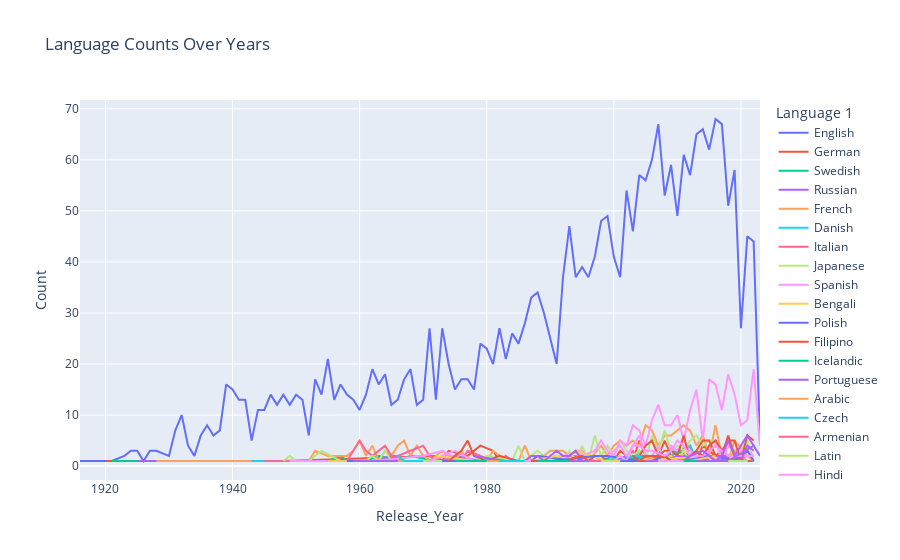

The notebook cell saved with this chart:
### Code cell
import plotly.express as px

language_counts = total_df.groupby(['Release_Year', 'Language 1']).size().reset_index(name='Count')
fig = px.line(language_counts, x='Release_Year', y='Count', color='Language 1', title='Language Counts Over Years')
fig.show()

### Figure 1 — Plotly figure (JSON) as saved in the notebook; plotly's stock layout.template omitted (floating-point values rounded to 4 significant figures)
{"data": [{"hovertemplate": "Language 1=English<br>Release_Year=%{x}<br>Count=%{y}<extra></extra>", "legendgroup": "English", "line": {"color": "#636efa", "dash": "solid"}, "marker": {"symbol": "circle"}, "mode": "lines", "name": "English", "orientation": "v", "showlegend": true, "type": "scatter", "x": [1916, 1919, 1921, 1923, 1924, 1925, 1926, 1927, 1928, 1930, 1931, 1932, 1933, 1934, 1935, 1936, 1937, 1938, 1939, 1940, 1941, 1942, 1943, 1944, 1945, 1946, 1947, 1948, 1949, 1950, 1951, 1952, 1953, 1954, 1955, 1956, 1957, 1958, 1959, 1960, 1961, 1962, 1963, 1964, 1965, 1966, 1967, 1968, 1969, 1970, 1971, 1972, 1973, 1974, 1975, 1976, 1977, 1978, 1979, 1980, 1981, 1982, 1983, 1984, 1985, 1986, 1987, 1988, 1989, 1990, 1991, 1992, 1993, 1994, 1995, 1996, 1997, 1998, 1999, 2000, 2001, 2002, 2003, 2004, 2005, 2006, 2007, 2008, 2009, 2010, 2011, 2012, 2013, 2014, 2015, 2016, 2017, 2018, 2019, 2020, 2021, 2022, 2023], "xaxis": "x", "y": [1, 1, 1, 2, 3, 3, 1, 3, 3, 2, 7, 10, 4, 2, 6, 8, 6, 7, 16, 15, 13, 13, 5, 11, 11, 14, 12, 14, 12, 14, 13, 6, 17, 14, 21, 13, 16, 14, 13, 11, 14, 19, 16, 18, 12, 13, 17, 19, 12, 13, 27, 13, 27, 20, 15, 17, 17, 15, 24, 23, 20, 27, 21, 26, 24, 28, 33, 34, 30, 25, 20, 37, 47, 37, 39, 37, 41, 48, 49, 41, 37, 54, 46, 57, 56, 60, 67, 53, 59, 49, 61, 57, 65, 66, 62, 68, 67, 51, 58, 27, 45, 44, 5], "yaxis": "y"}, {"hovertemplate": "Language 1=German<br>Release_Year=%{x}<br>Count=%{y}<extra></extra>", "legendgroup": "German", "line": {"color": "#EF553B", "dash": "solid"}, "marker": {"symbol": "circle"}, "mode": "lines", "name": "German", "orientation": "v", "showlegend": true, "type": "scatter", "x": [1920, 1922, 1924, 1926, 1927, 1929, 1930, 1931, 1932, 1933, 1948, 1972, 1973, 1974, 1977, 1979, 1981, 1982, 1983, 1987, 1989, 1990, 1992, 1993, 1997, 1998, 1999, 2000, 2001, 2003, 2004, 2005, 2006, 2007, 2008, 2009, 2012, 2013, 2014, 2015, 2016, 2017, 2018, 2019, 2021, 2022], "xaxis": "x", "y": [1, 1, 1, 1, 1, 1, 1, 1, 1, 1, 1, 2, 1, 3, 2, 4, 3, 1, 1, 1, 1, 1, 1, 1, 2, 1, 1, 1, 3, 1, 5, 2, 1, 2, 5, 2, 4, 1, 4, 3, 2, 3, 2, 2, 1, 1], "yaxis": "y"}, {"hovertemplate": "Language 1=Swedish<br>Release_Year=%{x}<br>Count=%{y}<extra></extra>", "legendgroup": "Swedish", "line": {"color": "#00cc96", "dash": "solid"}, "marker": {"symbol": "circle"}, "mode": "lines", "name": "Swedish", "orientation": "v", "showlegend": true, "type": "scatter", "x": [1921, 1953, 1955, 1957, 1958, 1960, 1961, 1963, 1966, 1968, 1972, 1978, 1982, 1984, 1985, 1986, 1998, 2000, 2003, 2004, 2007, 2008, 2009, 2013, 2014, 2015, 2017, 2018], "xaxis": "x", "y": [1, 1, 1, 2, 1, 1, 1, 2, 1, 2, 1, 1, 1, 1, 1, 1, 1, 2, 1, 1, 1, 1, 3, 2, 1, 1, 1, 1], "yaxis": "y"}, {"hovertemplate": "Language 1=Russian<br>Release_Year=%{x}<br>Count=%{y}<extra></extra>", "legendgroup": "Russian", "line": {"color": "#ab63fa", "dash": "solid"}, "marker": {"symbol": "circle"}, "mode": "lines", "name": "Russian", "orientation": "v", "showlegend": true, "type": "scatter", "x": [1925, 1938, 1944, 1957, 1959, 1962, 1965, 1966, 1967, 1969, 1971, 1972, 1973, 1975, 1979, 1980, 1994, 1997, 1998, 2000, 2002, 2003, 2005, 2006, 2007, 2010, 2011, 2014, 2015, 2016, 2017, 2019, 2021], "xaxis": "x", "y": [1, 1, 1, 1, 1, 1, 2, 1, 1, 1, 1, 1, 1, 2, 1, 1, 1, 1, 1, 1, 2, 1, 1, 1, 2, 1, 1, 2, 1, 1, 2, 1, 1], "yaxis": "y"}, {"hovertemplate": "Language 1=French<br>Release_Year=%{x}<br>Count=%{y}<extra></extra>", "legendgroup": "French", "line": {"color": "#FFA15A", "dash": "solid"}, "marker": {"symbol": "circle"}, "mode": "lines", "name": "French", "orientation": "v", "showlegend": true, "type": "scatter", "x": [1928, 1930, 1934, 1937, 1939, 1943, 1945, 1946, 1950, 1951, 1952, 1953, 1955, 1956, 1958, 1959, 1960, 1961, 1962, 1963, 1964, 1965, 1966, 1967, 1968, 1969, 1970, 1971, 1972, 1973, 1975, 1976, 1977, 1978, 1980, 1981, 1983, 1985, 1986, 1987, 1988, 1990, 1991, 1992, 1993, 1994, 1995, 1996, 1998, 1999, 2000, 2001, 2002, 2003, 2004, 2005, 2006, 2007, 2008, 2009, 2010, 2011, 2012, 2013, 2014, 2015, 2016, 2017, 2018, 2019, 2021, 2022], "xaxis": "x", "y": [1, 1, 1, 1, 1, 1, 1, 1, 1, 1, 1, 3, 2, 2, 2, 3, 5, 2, 4, 1, 3, 2, 4, 5, 2, 4, 2, 1, 2, 3, 1, 3, 1, 1, 1, 3, 1, 1, 4, 1, 1, 3, 3, 3, 2, 3, 3, 1, 4, 2, 4, 5, 4, 5, 4, 8, 7, 4, 6, 6, 7, 8, 7, 4, 6, 2, 8, 2, 1, 5, 2, 1], "yaxis": "y"}, {"hovertemplate": "Language 1=Danish<br>Release_Year=%{x}<br>Count=%{y}<extra></extra>", "legendgroup": "Danish", "line": {"color": "#19d3f3", "dash": "solid"}, "marker": {"symbol": "circle"}, "mode": "lines", "name": "Danish", "orientation": "v", "showlegend": true, "type": "scatter", "x": [1943, 1955, 1987, 1994, 1996, 1998, 1999, 2000, 2002, 2003, 2004, 2005, 2006, 2008, 2010, 2012, 2013, 2014, 2015, 2016, 2018, 2019, 2020, 2021], "xaxis": "x", "y": [1, 1, 1, 1, 1, 1, 1, 2, 1, 1, 3, 1, 1, 1, 3, 4, 1, 1, 1, 1, 2, 1, 2, 1], "yaxis": "y"}, {"hovertemplate": "Language 1=Italian<br>Release_Year=%{x}<br>Count=%{y}<extra></extra>", "legendgroup": "Italian", "line": {"color": "#FF6692", "dash": "solid"}, "marker": {"symbol": "circle"}, "mode": "lines", "name": "Italian", "orientation": "v", "showlegend": true, "type": "scatter", "x": [1945, 1948, 1952, 1953, 1954, 1957, 1958, 1960, 1961, 1962, 1963, 1964, 1965, 1966, 1968, 1970, 1971, 1972, 1973, 1974, 1975, 1976, 1977, 1981, 1982, 1983, 1984, 1988, 1991, 1994, 1997, 2000, 2001, 2002, 2003, 2004, 2005, 2006, 2008, 2009, 2010, 2013, 2015, 2016, 2017, 2018, 2019, 2020, 2021], "xaxis": "x", "y": [1, 1, 1, 1, 1, 1, 1, 5, 3, 2, 3, 4, 2, 2, 3, 4, 2, 1, 2, 1, 1, 1, 3, 1, 1, 2, 1, 1, 2, 2, 1, 1, 1, 1, 3, 1, 1, 1, 1, 1, 1, 2, 2, 1, 1, 2, 1, 1, 1], "yaxis": "y"}, {"hovertemplate": "Language 1=Japanese<br>Release_Year=%{x}<br>Count=%{y}<extra></extra>", "legendgroup": "Japanese", "line": {"color": "#B6E880", "dash": "solid"}, "marker": {"symbol": "circle"}, "mode": "lines", "name": "Japanese", "orientation": "v", "showlegend": true, "type": "scatter", "x": [1948, 1949, 1950, 1952, 1953, 1954, 1957, 1958, 1959, 1960, 1961, 1962, 1963, 1964, 1965, 1966, 1967, 1973, 1977, 1979, 1980, 1984, 1985, 1986, 1988, 1989, 1990, 1991, 1992, 1993, 1994, 1995, 1996, 1997, 1998, 1999, 2000, 2001, 2002, 2003, 2004, 2005, 2006, 2007, 2008, 2009, 2010, 2011, 2012, 2013, 2014, 2015, 2016, 2017, 2018, 2019, 2020, 2021, 2022], "xaxis": "x", "y": [1, 2, 1, 1, 2, 3, 1, 1, 1, 1, 1, 2, 1, 3, 1, 1, 1, 1, 1, 1, 2, 1, 4, 1, 3, 2, 1, 1, 1, 3, 1, 4, 1, 6, 2, 4, 2, 5, 3, 2, 3, 1, 6, 3, 7, 3, 4, 3, 5, 6, 4, 5, 5, 1, 5, 1, 3, 5, 1], "yaxis": "y"}, {"hovertemplate": "Language 1=Spanish<br>Release_Year=%{x}<br>Count=%{y}<extra></extra>", "legendgroup": "Spanish", "line": {"color": "#FF97FF", "dash": "solid"}, "marker": {"symbol": "circle"}, "mode": "lines", "name": "Spanish", "orientation": "v", "showlegend": true, "type": "scatter", "x": [1949, 1950, 1961, 1962, 1970, 1973, 1976, 1984, 1985, 1986, 1987, 1988, 1989, 1991, 1992, 1995, 1996, 1997, 1998, 1999, 2000, 2001, 2002, 2004, 2005, 2006, 2007, 2008, 2009, 2010, 2011, 2012, 2013, 2014, 2015, 2016, 2017, 2018, 2019, 2021, 2022], "xaxis": "x", "y": [1, 1, 1, 1, 2, 3, 1, 1, 1, 1, 1, 1, 1, 1, 2, 3, 1, 2, 1, 2, 3, 4, 2, 6, 2, 2, 4, 1, 4, 3, 5, 3, 2, 2, 4, 5, 1, 4, 3, 3, 2], "yaxis": "y"}, {"hovertemplate": "Language 1=Bengali<br>Release_Year=%{x}<br>Count=%{y}<extra></extra>", "legendgroup": "Bengali", "line": {"color": "#FECB52", "dash": "solid"}, "marker": {"symbol": "circle"}, "mode": "lines", "name": "Bengali", "orientation": "v", "showlegend": true, "type": "scatter", "x": [1955, 1956, 1959, 2016], "xaxis": "x", "y": [1, 1, 1, 1], "yaxis": "y"}, {"hovertemplate": "Language 1=Polish<br>Release_Year=%{x}<br>Count=%{y}<extra></extra>", "legendgroup": "Polish", "line": {"color": "#636efa", "dash": "solid"}, "marker": {"symbol": "circle"}, "mode": "lines", "name": "Polish", "orientation": "v", "showlegend": true, "type": "scatter", "x": [1958, 1962, 1984, 1987, 1988, 1994, 2002, 2007, 2011, 2013, 2018, 2019, 2020], "xaxis": "x", "y": [1, 1, 1, 1, 2, 1, 1, 1, 1, 1, 1, 1, 1], "yaxis": "y"}, {"hovertemplate": "Language 1=Filipino<br>Release_Year=%{x}<br>Count=%{y}<extra></extra>", "legendgroup": "Filipino", "line": {"color": "#EF553B", "dash": "solid"}, "marker": {"symbol": "circle"}, "mode": "lines", "name": "Filipino", "orientation": "v", "showlegend": true, "type": "scatter", "x": [1959, 1991], "xaxis": "x", "y": [1, 1], "yaxis": "y"}, {"hovertemplate": "Language 1=Icelandic<br>Release_Year=%{x}<br>Count=%{y}<extra></extra>", "legendgroup": "Icelandic", "line": {"color": "#00cc96", "dash": "solid"}, "marker": {"symbol": "circle"}, "mode": "lines", "name": "Icelandic", "orientation": "v", "showlegend": true, "type": "scatter", "x": [1959, 2015, 2018], "xaxis": "x", "y": [1, 1, 1], "yaxis": "y"}, {"hovertemplate": "Language 1=Portuguese<br>Release_Year=%{x}<br>Count=%{y}<extra></extra>", "legendgroup": "Portuguese", "line": {"color": "#ab63fa", "dash": "solid"}, "marker": {"symbol": "circle"}, "mode": "lines", "name": "Portuguese", "orientation": "v", "showlegend": true, "type": "scatter", "x": [1959, 1998, 2000, 2002, 2003, 2007, 2010, 2014, 2015, 2016, 2019], "xaxis": "x", "y": [1, 1, 1, 1, 2, 2, 1, 2, 1, 1, 2], "yaxis": "y"}, {"hovertemplate": "Language 1=Arabic<br>Release_Year=%{x}<br>Count=%{y}<extra></extra>", "legendgroup": "Arabic", "line": {"color": "#FFA15A", "dash": "solid"}, "marker": {"symbol": "circle"}, "mode": "lines", "name": "Arabic", "orientation": "v", "showlegend": true, "type": "scatter", "x": [1966, 1997, 2005, 2007, 2011, 2012, 2013, 2014, 2017, 2018, 2019, 2021], "xaxis": "x", "y": [1, 1, 1, 2, 1, 1, 1, 2, 1, 1, 3, 1], "yaxis": "y"}, {"hovertemplate": "Language 1=Czech<br>Release_Year=%{x}<br>Count=%{y}<extra></extra>", "legendgroup": "Czech", "line": {"color": "#19d3f3", "dash": "solid"}, "marker": {"symbol": "circle"}, "mode": "lines", "name": "Czech", "orientation": "v", "showlegend": true, "type": "scatter", "x": [1966, 1967, 1970, 1988, 1996], "xaxis": "x", "y": [2, 1, 1, 1, 1], "yaxis": "y"}, {"hovertemplate": "Language 1=Armenian<br>Release_Year=%{x}<br>Count=%{y}<extra></extra>", "legendgroup": "Armenian", "line": {"color": "#FF6692", "dash": "solid"}, "marker": {"symbol": "circle"}, "mode": "lines", "name": "Armenian", "orientation": "v", "showlegend": true, "type": "scatter", "x": [1969], "xaxis": "x", "y": [1], "yaxis": "y"}, {"hovertemplate": "Language 1=Latin<br>Release_Year=%{x}<br>Count=%{y}<extra></extra>", "legendgroup": "Latin", "line": {"color": "#B6E880", "dash": "solid"}, "marker": {"symbol": "circle"}, "mode": "lines", "name": "Latin", "orientation": "v", "showlegend": true, "type": "scatter", "x": [1970, 1974, 1991, 1994], "xaxis": "x", "y": [1, 1, 1, 1], "yaxis": "y"}, {"hovertemplate": "Language 1=Hindi<br>Release_Year=%{x}<br>Count=%{y}<extra></extra>", "legendgroup": "Hindi", "line": {"color": "#FF97FF", "dash": "solid"}, "marker": {"symbol": "circle"}, "mode": "lines", "name": "Hindi", "orientation": "v", "showlegend": true, "type": "scatter", "x": [1971, 1975, 1978, 1979, 1983, 1987, 1988, 1989, 1992, 1993, 1994, 1995, 1997, 1998, 1999, 2000, 2001, 2002, 2003, 2004, 2005, 2006, 2007, 2008, 2009, 2010, 2011, 2012, 2013, 2014, 2015, 2016, 2017, 2018, 2019, 2020, 2021, 2022, 2023], "xaxis": "x", "y": [1, 3, 1, 1, 1, 1, 1, 1, 1, 2, 3, 2, 3, 5, 3, 2, 5, 4, 8, 7, 4, 9, 12, 8, 8, 10, 5, 11, 15, 5, 17, 16, 11, 18, 14, 8, 9, 19, 4], "yaxis": "y"}, {"hovertemplate": "Language 1=Mandarin<br>Release_Year=%{x}<br>Count=%{y}<extra></extra>", "legendgroup": "Mandarin", "line": {"color": "#FECB52", "dash": "solid"}, "marker": {"symbol": "circle"}, "mode": "lines", "name": "Mandarin", "orientation": "v", "showlegend": true, "type": "scatter", "x": [1972, 1978, 1987, 1991, 1993, 1994, 1999, 2000, 2002, 2004, 2006, 2007, 2008, 2009, 2010, 2011, 2012, 2013, 2018, 2019], "xaxis": "x", "y": [2, 1, 1, 2, 2, 3, 1, 2, 1, 1, 2, 2, 1, 2, 1, 3, 1, 1, 1, 2], "yaxis": "y"}, {"hovertemplate": "Language 1=Dutch<br>Release_Year=%{x}<br>Count=%{y}<extra></extra>", "legendgroup": "Dutch", "line": {"color": "#636efa", "dash": "solid"}, "marker": {"symbol": "circle"}, "mode": "lines", "name": "Dutch", "orientation": "v", "showlegend": true, "type": "scatter", "x": [1973, 1977, 1988, 1997, 2003, 2006, 2008, 2009, 2015, 2020], "xaxis": "x", "y": [1, 1, 1, 1, 1, 1, 1, 1, 1, 1], "yaxis": "y"}, {"hovertemplate": "Language 1=Turkish<br>Release_Year=%{x}<br>Count=%{y}<extra></extra>", "legendgroup": "Turkish", "line": {"color": "#EF553B", "dash": "solid"}, "marker": {"symbol": "circle"}, "mode": "lines", "name": "Turkish", "orientation": "v", "showlegend": true, "type": "scatter", "x": [1974, 1975, 1976, 1977, 1978, 1980, 1982, 1985, 1987, 1996, 1997, 1998, 1999, 2002, 2004, 2005, 2006, 2007, 2008, 2009, 2010, 2011, 2012, 2013, 2014, 2015, 2016, 2017, 2018, 2019], "xaxis": "x", "y": [1, 2, 3, 5, 2, 1, 2, 1, 1, 1, 2, 2, 1, 1, 2, 4, 5, 2, 3, 3, 2, 6, 1, 3, 5, 5, 2, 2, 6, 2], "yaxis": "y"}, {"hovertemplate": "Language 1=Norwegian<br>Release_Year=%{x}<br>Count=%{y}<extra></extra>", "legendgroup": "Norwegian", "line": {"color": "#00cc96", "dash": "solid"}, "marker": {"symbol": "circle"}, "mode": "lines", "name": "Norwegian", "orientation": "v", "showlegend": true, "type": "scatter", "x": [1975, 1997, 2001, 2006, 2008, 2010, 2011, 2014, 2017, 2018, 2021], "xaxis": "x", "y": [1, 1, 1, 2, 1, 1, 2, 1, 1, 1, 2], "yaxis": "y"}, {"hovertemplate": "Language 1=Cantonese<br>Release_Year=%{x}<br>Count=%{y}<extra></extra>", "legendgroup": "Cantonese", "line": {"color": "#ab63fa", "dash": "solid"}, "marker": {"symbol": "circle"}, "mode": "lines", "name": "Cantonese", "orientation": "v", "showlegend": true, "type": "scatter", "x": [1978, 1983, 1984, 1985, 1986, 1987, 1988, 1989, 1990, 1991, 1992, 1993, 1994, 1995, 1997, 2000, 2001, 2002, 2003, 2004, 2005, 2008, 2010, 2015, 2019], "xaxis": "x", "y": [2, 1, 1, 1, 1, 2, 2, 1, 2, 3, 2, 2, 3, 1, 1, 1, 1, 1, 1, 2, 1, 1, 2, 1, 1], "yaxis": "y"}, {"hovertemplate": "Language 1=Serbo-<br>Release_Year=%{x}<br>Count=%{y}<extra></extra>", "legendgroup": "Serbo-", "line": {"color": "#FFA15A", "dash": "solid"}, "marker": {"symbol": "circle"}, "mode": "lines", "name": "Serbo-", "orientation": "v", "showlegend": true, "type": "scatter", "x": [1980, 1984, 2020], "xaxis": "x", "y": [1, 1, 1], "yaxis": "y"}, {"hovertemplate": "Language 1=Serbian<br>Release_Year=%{x}<br>Count=%{y}<extra></extra>", "legendgroup": "Serbian", "line": {"color": "#19d3f3", "dash": "solid"}, "marker": {"symbol": "circle"}, "mode": "lines", "name": "Serbian", "orientation": "v", "showlegend": true, "type": "scatter", "x": [1982, 1995, 1998, 2004, 2005, 2010, 2018, 2020, 2021], "xaxis": "x", "y": [1, 1, 1, 2, 1, 1, 1, 1, 1], "yaxis": "y"}, {"hovertemplate": "Language 1=Belarusian<br>Release_Year=%{x}<br>Count=%{y}<extra></extra>", "legendgroup": "Belarusian", "line": {"color": "#FF6692", "dash": "solid"}, "marker": {"symbol": "circle"}, "mode": "lines", "name": "Belarusian", "orientation": "v", "showlegend": true, "type": "scatter", "x": [1985], "xaxis": "x", "y": [1], "yaxis": "y"}, {"hovertemplate": "Language 1=Georgian<br>Release_Year=%{x}<br>Count=%{y}<extra></extra>", "legendgroup": "Georgian", "line": {"color": "#B6E880", "dash": "solid"}, "marker": {"symbol": "circle"}, "mode": "lines", "name": "Georgian", "orientation": "v", "showlegend": true, "type": "scatter", "x": [1986, 2019], "xaxis": "x", "y": [1, 1], "yaxis": "y"}, {"hovertemplate": "Language 1=Hungarian<br>Release_Year=%{x}<br>Count=%{y}<extra></extra>", "legendgroup": "Hungarian", "line": {"color": "#FF97FF", "dash": "solid"}, "marker": {"symbol": "circle"}, "mode": "lines", "name": "Hungarian", "orientation": "v", "showlegend": true, "type": "scatter", "x": [1986, 1994, 2000, 2003, 2011, 2015, 2017], "xaxis": "x", "y": [1, 1, 1, 1, 1, 1, 1], "yaxis": "y"}, {"hovertemplate": "Language 1=Finnish<br>Release_Year=%{x}<br>Count=%{y}<extra></extra>", "legendgroup": "Finnish", "line": {"color": "#FECB52", "dash": "solid"}, "marker": {"symbol": "circle"}, "mode": "lines", "name": "Finnish", "orientation": "v", "showlegend": true, "type": "scatter", "x": [1987, 1990, 2002, 2017], "xaxis": "x", "y": [1, 1, 1, 2], "yaxis": "y"}, {"hovertemplate": "Language 1=Persian<br>Release_Year=%{x}<br>Count=%{y}<extra></extra>", "legendgroup": "Persian", "line": {"color": "#636efa", "dash": "solid"}, "marker": {"symbol": "circle"}, "mode": "lines", "name": "Persian", "orientation": "v", "showlegend": true, "type": "scatter", "x": [1987, 1990, 1997, 1999, 2004, 2006, 2008, 2009, 2011, 2015, 2016, 2019, 2021, 2022], "xaxis": "x", "y": [1, 1, 2, 2, 1, 1, 2, 1, 1, 2, 2, 1, 3, 1], "yaxis": "y"}, {"hovertemplate": "Language 1=Tamil<br>Release_Year=%{x}<br>Count=%{y}<extra></extra>", "legendgroup": "Tamil", "line": {"color": "#EF553B", "dash": "solid"}, "marker": {"symbol": "circle"}, "mode": "lines", "name": "Tamil", "orientation": "v", "showlegend": true, "type": "scatter", "x": [1987, 1992, 1995, 1996, 2000, 2003, 2004, 2005, 2007, 2008, 2009, 2010, 2011, 2012, 2013, 2014, 2015, 2016, 2017, 2018, 2019, 2020, 2021, 2022], "xaxis": "x", "y": [1, 1, 2, 1, 1, 1, 1, 2, 2, 2, 1, 1, 1, 2, 3, 2, 4, 5, 3, 5, 5, 1, 6, 5], "yaxis": "y"}, {"hovertemplate": "Language 1=Romany<br>Release_Year=%{x}<br>Count=%{y}<extra></extra>", "legendgroup": "Romany", "line": {"color": "#00cc96", "dash": "solid"}, "marker": {"symbol": "circle"}, "mode": "lines", "name": "Romany", "orientation": "v", "showlegend": true, "type": "scatter", "x": [1988, 1998, 2005], "xaxis": "x", "y": [1, 1, 1], "yaxis": "y"}, {"hovertemplate": "Language 1=Malayalam<br>Release_Year=%{x}<br>Count=%{y}<extra></extra>", "legendgroup": "Malayalam", "line": {"color": "#ab63fa", "dash": "solid"}, "marker": {"symbol": "circle"}, "mode": "lines", "name": "Malayalam", "orientation": "v", "showlegend": true, "type": "scatter", "x": [1993, 2012, 2013, 2014, 2015, 2019, 2021, 2022], "xaxis": "x", "y": [1, 1, 1, 1, 2, 2, 6, 4], "yaxis": "y"}, {"hovertemplate": "Language 1=Macedonian<br>Release_Year=%{x}<br>Count=%{y}<extra></extra>", "legendgroup": "Macedonian", "line": {"color": "#FFA15A", "dash": "solid"}, "marker": {"symbol": "circle"}, "mode": "lines", "name": "Macedonian", "orientation": "v", "showlegend": true, "type": "scatter", "x": [1994], "xaxis": "x", "y": [1], "yaxis": "y"}, {"hovertemplate": "Language 1=Bosnian<br>Release_Year=%{x}<br>Count=%{y}<extra></extra>", "legendgroup": "Bosnian", "line": {"color": "#19d3f3", "dash": "solid"}, "marker": {"symbol": "circle"}, "mode": "lines", "name": "Bosnian", "orientation": "v", "showlegend": true, "type": "scatter", "x": [1996, 2001], "xaxis": "x", "y": [1, 1], "yaxis": "y"}, {"hovertemplate": "Language 1=Kurdish<br>Release_Year=%{x}<br>Count=%{y}<extra></extra>", "legendgroup": "Kurdish", "line": {"color": "#FF6692", "dash": "solid"}, "marker": {"symbol": "circle"}, "mode": "lines", "name": "Kurdish", "orientation": "v", "showlegend": true, "type": "scatter", "x": [1996, 2001, 2004], "xaxis": "x", "y": [1, 1, 1], "yaxis": "y"}, {"hovertemplate": "Language 1=Greek<br>Release_Year=%{x}<br>Count=%{y}<extra></extra>", "legendgroup": "Greek", "line": {"color": "#B6E880", "dash": "solid"}, "marker": {"symbol": "circle"}, "mode": "lines", "name": "Greek", "orientation": "v", "showlegend": true, "type": "scatter", "x": [1998, 2003, 2009, 2016], "xaxis": "x", "y": [1, 1, 1, 1], "yaxis": "y"}, {"hovertemplate": "Language 1=Korean<br>Release_Year=%{x}<br>Count=%{y}<extra></extra>", "legendgroup": "Korean", "line": {"color": "#FF97FF", "dash": "solid"}, "marker": {"symbol": "circle"}, "mode": "lines", "name": "Korean", "orientation": "v", "showlegend": true, "type": "scatter", "x": [2000, 2001, 2002, 2003, 2004, 2005, 2006, 2008, 2009, 2010, 2011, 2012, 2013, 2014, 2016, 2017, 2018, 2019, 2020, 2022], "xaxis": "x", "y": [1, 2, 1, 4, 4, 3, 3, 2, 3, 5, 4, 2, 2, 2, 4, 3, 2, 2, 2, 2], "yaxis": "y"}, {"hovertemplate": "Language 1=Romanian<br>Release_Year=%{x}<br>Count=%{y}<extra></extra>", "legendgroup": "Romanian", "line": {"color": "#FECB52", "dash": "solid"}, "marker": {"symbol": "circle"}, "mode": "lines", "name": "Romanian", "orientation": "v", "showlegend": true, "type": "scatter", "x": [2000, 2002, 2005, 2007, 2012, 2016], "xaxis": "x", "y": [1, 1, 1, 1, 1, 2], "yaxis": "y"}, {"hovertemplate": "Language 1=Urdu<br>Release_Year=%{x}<br>Count=%{y}<extra></extra>", "legendgroup": "Urdu", "line": {"color": "#636efa", "dash": "solid"}, "marker": {"symbol": "circle"}, "mode": "lines", "name": "Urdu", "orientation": "v", "showlegend": true, "type": "scatter", "x": [2001, 2010], "xaxis": "x", "y": [1, 1], "yaxis": "y"}, {"hovertemplate": "Language 1=Thai<br>Release_Year=%{x}<br>Count=%{y}<extra></extra>", "legendgroup": "Thai", "line": {"color": "#EF553B", "dash": "solid"}, "marker": {"symbol": "circle"}, "mode": "lines", "name": "Thai", "orientation": "v", "showlegend": true, "type": "scatter", "x": [2003, 2004, 2005, 2017], "xaxis": "x", "y": [2, 1, 1, 1], "yaxis": "y"}, {"hovertemplate": "Language 1=Aramaic<br>Release_Year=%{x}<br>Count=%{y}<extra></extra>", "legendgroup": "Aramaic", "line": {"color": "#00cc96", "dash": "solid"}, "marker": {"symbol": "circle"}, "mode": "lines", "name": "Aramaic", "orientation": "v", "showlegend": true, "type": "scatter", "x": [2004], "xaxis": "x", "y": [1], "yaxis": "y"}, {"hovertemplate": "Language 1=Telugu<br>Release_Year=%{x}<br>Count=%{y}<extra></extra>", "legendgroup": "Telugu", "line": {"color": "#ab63fa", "dash": "solid"}, "marker": {"symbol": "circle"}, "mode": "lines", "name": "Telugu", "orientation": "v", "showlegend": true, "type": "scatter", "x": [2005, 2006, 2009, 2011, 2012, 2014, 2015, 2016, 2017, 2018, 2019, 2020, 2021, 2022], "xaxis": "x", "y": [1, 1, 1, 1, 2, 3, 2, 1, 2, 5, 2, 1, 4, 3], "yaxis": "y"}, {"hovertemplate": "Language 1=Zulu<br>Release_Year=%{x}<br>Count=%{y}<extra></extra>", "legendgroup": "Zulu", "line": {"color": "#FFA15A", "dash": "solid"}, "marker": {"symbol": "circle"}, "mode": "lines", "name": "Zulu", "orientation": "v", "showlegend": true, "type": "scatter", "x": [2005], "xaxis": "x", "y": [1], "yaxis": "y"}, {"hovertemplate": "Language 1=Maya<br>Release_Year=%{x}<br>Count=%{y}<extra></extra>", "legendgroup": "Maya", "line": {"color": "#19d3f3", "dash": "solid"}, "marker": {"symbol": "circle"}, "mode": "lines", "name": "Maya", "orientation": "v", "showlegend": true, "type": "scatter", "x": [2006], "xaxis": "x", "y": [1], "yaxis": "y"}, {"hovertemplate": "Language 1=Estonian<br>Release_Year=%{x}<br>Count=%{y}<extra></extra>", "legendgroup": "Estonian", "line": {"color": "#FF6692", "dash": "solid"}, "marker": {"symbol": "circle"}, "mode": "lines", "name": "Estonian", "orientation": "v", "showlegend": true, "type": "scatter", "x": [2007, 2013], "xaxis": "x", "y": [1, 1], "yaxis": "y"}, {"hovertemplate": "Language 1=Flemish<br>Release_Year=%{x}<br>Count=%{y}<extra></extra>", "legendgroup": "Flemish", "line": {"color": "#B6E880", "dash": "solid"}, "marker": {"symbol": "circle"}, "mode": "lines", "name": "Flemish", "orientation": "v", "showlegend": true, "type": "scatter", "x": [2007, 2008, 2011, 2012, 2021], "xaxis": "x", "y": [1, 1, 1, 1, 1], "yaxis": "y"}, {"hovertemplate": "Language 1=Hebrew<br>Release_Year=%{x}<br>Count=%{y}<extra></extra>", "legendgroup": "Hebrew", "line": {"color": "#FF97FF", "dash": "solid"}, "marker": {"symbol": "circle"}, "mode": "lines", "name": "Hebrew", "orientation": "v", "showlegend": true, "type": "scatter", "x": [2007, 2017], "xaxis": "x", "y": [1, 1], "yaxis": "y"}, {"hovertemplate": "Language 1=Mongolian<br>Release_Year=%{x}<br>Count=%{y}<extra></extra>", "legendgroup": "Mongolian", "line": {"color": "#FECB52", "dash": "solid"}, "marker": {"symbol": "circle"}, "mode": "lines", "name": "Mongolian", "orientation": "v", "showlegend": true, "type": "scatter", "x": [2007], "xaxis": "x", "y": [1], "yaxis": "y"}, {"hovertemplate": "Language 1=Neapolitan<br>Release_Year=%{x}<br>Count=%{y}<extra></extra>", "legendgroup": "Neapolitan", "line": {"color": "#636efa", "dash": "solid"}, "marker": {"symbol": "circle"}, "mode": "lines", "name": "Neapolitan", "orientation": "v", "showlegend": true, "type": "scatter", "x": [2008], "xaxis": "x", "y": [1], "yaxis": "y"}, {"hovertemplate": "Language 1=Croatian<br>Release_Year=%{x}<br>Count=%{y}<extra></extra>", "legendgroup": "Croatian", "line": {"color": "#EF553B", "dash": "solid"}, "marker": {"symbol": "circle"}, "mode": "lines", "name": "Croatian", "orientation": "v", "showlegend": true, "type": "scatter", "x": [2011], "xaxis": "x", "y": [1], "yaxis": "y"}, {"hovertemplate": "Language 1=Indonesian<br>Release_Year=%{x}<br>Count=%{y}<extra></extra>", "legendgroup": "Indonesian", "line": {"color": "#00cc96", "dash": "solid"}, "marker": {"symbol": "circle"}, "mode": "lines", "name": "Indonesian", "orientation": "v", "showlegend": true, "type": "scatter", "x": [2011, 2014], "xaxis": "x", "y": [1, 1], "yaxis": "y"}, {"hovertemplate": "Language 1=Kannada<br>Release_Year=%{x}<br>Count=%{y}<extra></extra>", "legendgroup": "Kannada", "line": {"color": "#ab63fa", "dash": "solid"}, "marker": {"symbol": "circle"}, "mode": "lines", "name": "Kannada", "orientation": "v", "showlegend": true, "type": "scatter", "x": [2013, 2015, 2018, 2022, 2023], "xaxis": "x", "y": [1, 1, 1, 4, 2], "yaxis": "y"}, {"hovertemplate": "Language 1=Ukrainian<br>Release_Year=%{x}<br>Count=%{y}<extra></extra>", "legendgroup": "Ukrainian", "line": {"color": "#FFA15A", "dash": "solid"}, "marker": {"symbol": "circle"}, "mode": "lines", "name": "Ukrainian", "orientation": "v", "showlegend": true, "type": "scatter", "x": [2014], "xaxis": "x", "y": [1], "yaxis": "y"}, {"hovertemplate": "Language 1=Marathi<br>Release_Year=%{x}<br>Count=%{y}<extra></extra>", "legendgroup": "Marathi", "line": {"color": "#19d3f3", "dash": "solid"}, "marker": {"symbol": "circle"}, "mode": "lines", "name": "Marathi", "orientation": "v", "showlegend": true, "type": "scatter", "x": [2016], "xaxis": "x", "y": [1], "yaxis": "y"}, {"hovertemplate": "Language 1=Central<br>Release_Year=%{x}<br>Count=%{y}<extra></extra>", "legendgroup": "Central", "line": {"color": "#FF6692", "dash": "solid"}, "marker": {"symbol": "circle"}, "mode": "lines", "name": "Central", "orientation": "v", "showlegend": true, "type": "scatter", "x": [2017], "xaxis": "x", "y": [1], "yaxis": "y"}, {"hovertemplate": "Language 1=American<br>Release_Year=%{x}<br>Count=%{y}<extra></extra>", "legendgroup": "American", "line": {"color": "#B6E880", "dash": "solid"}, "marker": {"symbol": "circle"}, "mode": "lines", "name": "American", "orientation": "v", "showlegend": true, "type": "scatter", "x": [2018, 2021], "xaxis": "x", "y": [1, 1], "yaxis": "y"}, {"hovertemplate": "Language 1=Wayuu<br>Release_Year=%{x}<br>Count=%{y}<extra></extra>", "legendgroup": "Wayuu", "line": {"color": "#FF97FF", "dash": "solid"}, "marker": {"symbol": "circle"}, "mode": "lines", "name": "Wayuu", "orientation": "v", "showlegend": true, "type": "scatter", "x": [2018], "xaxis": "x", "y": [1], "yaxis": "y"}, {"hovertemplate": "Language 1=Irish<br>Release_Year=%{x}<br>Count=%{y}<extra></extra>", "legendgroup": "Irish", "line": {"color": "#FECB52", "dash": "solid"}, "marker": {"symbol": "circle"}, "mode": "lines", "name": "Irish", "orientation": "v", "showlegend": true, "type": "scatter", "x": [2022], "xaxis": "x", "y": [1], "yaxis": "y"}, {"hovertemplate": "Language 1=Oriya<br>Release_Year=%{x}<br>Count=%{y}<extra></extra>", "legendgroup": "Oriya", "line": {"color": "#636efa", "dash": "solid"}, "marker": {"symbol": "circle"}, "mode": "lines", "name": "Oriya", "orientation": "v", "showlegend": true, "type": "scatter", "x": [2022], "xaxis": "x", "y": [1], "yaxis": "y"}], "layout": {"legend": {"title": {"text": "Language 1"}, "tracegroupgap": 0}, "title": {"text": "Language Counts Over Years"}, "xaxis": {"anchor": "y", "domain": [0, 1], "title": {"text": "Release_Year"}}, "yaxis": {"anchor": "x", "domain": [0, 1], "title": {"text": "Count"}}}}
